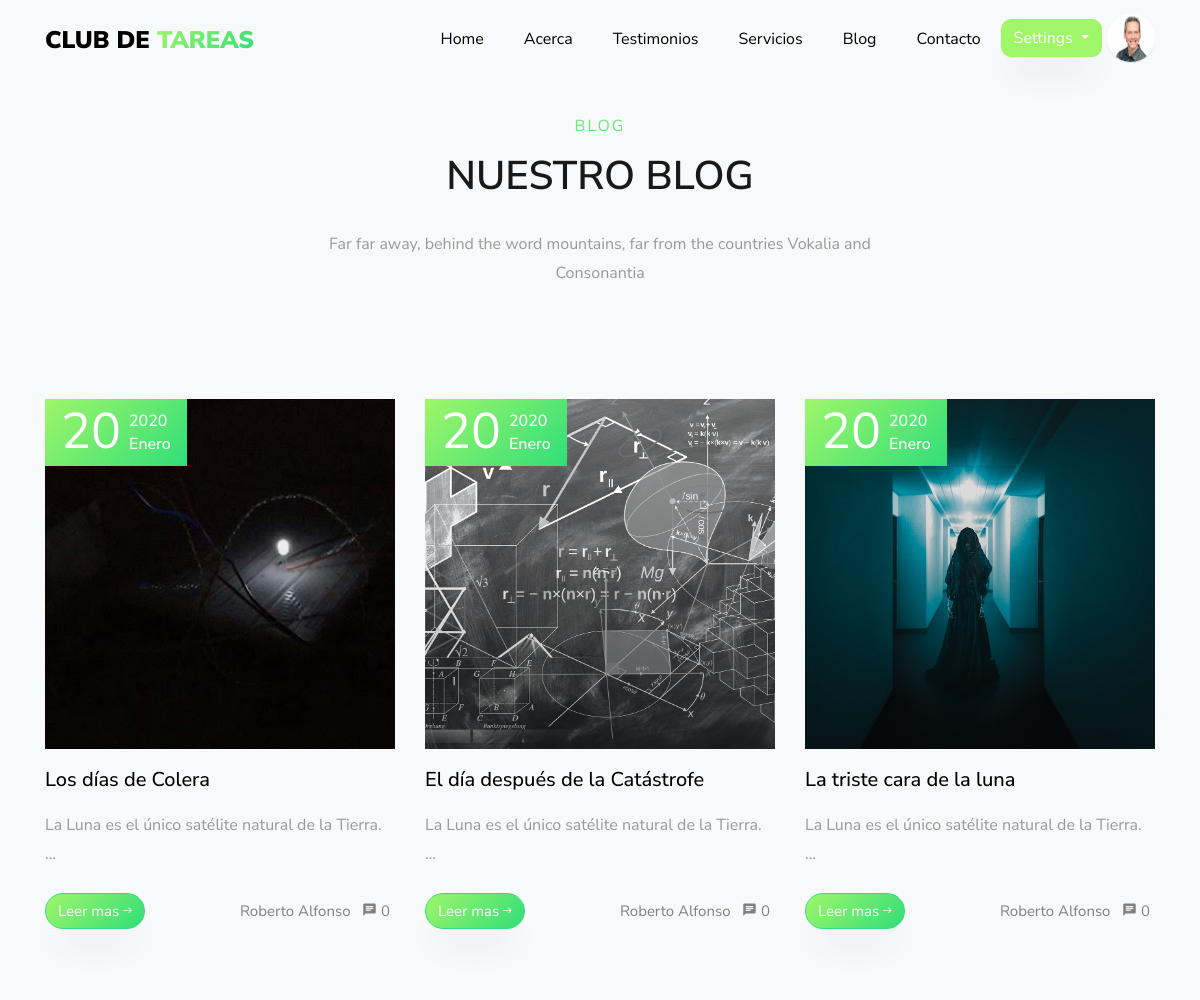
The app's page /blog/ (signed in, upper part), older data.
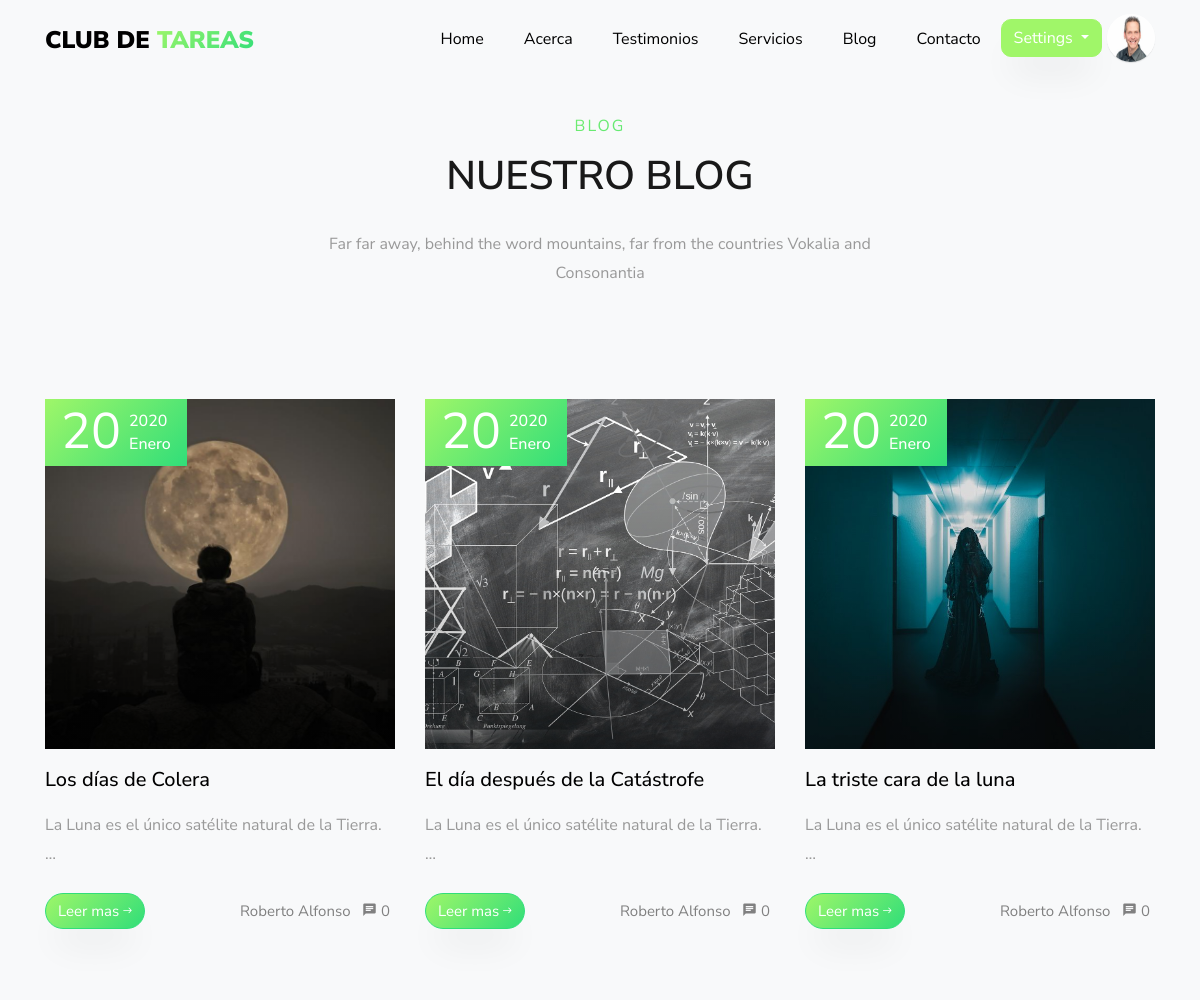
The same page, newer data.
### usuario/models.py (models this page shows, shortened)
class Usuario(AbstractBaseUser):
    imagen       =  models.ImageField(default='default.jpg',upload_to='profile_pics')
    email        =  models.EmailField(max_length=60,unique=True)
    username     =  models.CharField(max_length=30,unique=True)
    nombre       =  models.CharField(max_length=100)
    apellido     =  models.CharField(max_length=100)
    edad         =  models.IntegerField(blank=True, null=True)
    padecimientos = models.TextField(verbose_name="Alergias o padecimientos",blank=True,null=True)
    asistencia = models.CharField(verbose_name="Días de asistencia",max_length=100,blank=True,null=True)
    enfoque = models.CharField(verbose_name="Area en la que guste que se enfocará la atención",max_length=100,blank=True, null=True)
    nombre_de_la_madre =  models.CharField(verbose_name="Nombre de la Madre",max_length=100,blank=True, null=True)
    edad_de_la_madre =  models.IntegerField(verbose_name="Edad",blank=True, null=True)
    ocupacion_de_la_madre = models.CharField(verbose_name="Ocupación",max_length=100,blank=True,null=True)
    numero_de_la_madre   =  models.IntegerField(verbose_name="Número de contacto",blank=True,null=True)
    nombre_del_padre =  models.CharField(verbose_name="Nombre del Padre",max_length=100,blank=True, null=True)
    edad_del_padre =  models.IntegerField(verbose_name="Edad",blank=True, null=True)
    ocupacion_del_padre = models.CharField(verbose_name="Ocupación",max_length=100,blank=True, null=True)
    numero_del_padre    =  models.IntegerField(verbose_name="Número de contacto",blank=True,null=True)
    fecha_nacimiento = models.DateField(verbose_name="Fecha de nacimiento",blank=True, null=True)
    escuela      =  models.CharField(verbose_name="Nombre de la escuela",max_length=60,blank=True, null=True)
    domicilio    =  models.CharField(verbose_name="Domicilio",max_length=150,blank=True, null=True)
    NIVEL_STATUS = (
         ('k','Kinder'),
         ('p','Primaria'),
         ('s','Secundaria'),
         ('b','bachillerato'),
         ('u','universidad'))
    nivel_academico = models.CharField(max_length=1,choices=NIVEL_STATUS,blank=True,verbose_name='Nivel académico del alumno')
    date_joined  =  models.DateTimeField(verbose_name="Fecha de ingreso",auto_now_add=True)
    last_login   =  models.DateTimeField(verbose_name="Ultima fecha de Sesión",auto_now=True)
    is_admin     =  models.BooleanField(verbose_name="¿Es Administrador?",default=False)
    is_active    =  models.BooleanField(verbose_name="¿Esta Acivo?",default=True)
    is_staff     =  models.BooleanField(verbose_name="¿Es parte del Staff?",default=False)
    is_superuser =  models.BooleanField(verbose_name="¿Es Super Usuario?",default=False)
    USERNAME_FIELD  = "username"
    REQUIRED_FIELDS = ["nombre","apellido"]
    objects = MyUsuarioManager()
    def __str__(self):
        return f'{self.nombre}'

### blog/models.py (models this page shows, shortened)
class Post(models.Model):
    STATUS = (
    (0,'borrador'),
    (1,'publicado')
    )
    id = models.UUIDField(primary_key=True, default=uuid.uuid4, help_text="id del Post")
    titulo = models.CharField(max_length=200,unique=True)
    autor = models.ForeignKey(settings.AUTH_USER_MODEL,on_delete=models.CASCADE,related_name='blog_posts')
    update_on= models.DateTimeField(auto_now=True)
    imagen = models.ImageField(upload_to='post_image/%Y/%m/%d',blank=True)
    video = models.FileField(upload_to='videos/',null=True,blank=True)
    content = models.TextField()
    create_on = models.DateTimeField(auto_now_add=True)
    status = models.IntegerField(choices=STATUS,default=0)
    class Meta:
        ordering = ['-create_on']
    def __str__(self):
        return self.titulo

### blog/views.py (the view)
# urls.py: path('blog/',views.blog.as_view(),name='blog'),
class blog(ListView):
    model= Post
    template_name= 'blog/blog.html'
    context_object_name='posts'
    paginate_by= 3
    def get_queryset(self):
        print(self.model.objects.filter(status=1).order_by('-create_on'))
        return self.model.objects.filter(status=1).order_by('-create_on')

### blog/templates/blog/blog.html (shortened to what this page needs)
{% extends 'app/base.html' %}
{% load static %}
{% block content %}
      <section class="ftco-section bg-light" id="blog-section">
            <div class="container">
              <div class="row justify-content-center mb-5 pb-5">
                <div class="col-md-7 heading-section text-center ftco-animate">
                  <span class="subheading">Blog</span>
                  <h2 class="mb-4">Nuestro Blog</h2>
                  <p>Far far away, behind the word mountains, far from the countries Vokalia and Consonantia</p>
                </div>
              </div>
              <div class="row d-flex">
                {%for post in posts%}
                <div class="col-md-4 d-flex ftco-animate">
                	<div class="blog-entry justify-content-end">
                   {%if post.imagen %}
                    <a href="single.html" class="block-20" style="background-image: url({{post.imagen.url}})">
                    </a>
                    {%endif%}
                    <div class="text mt-3 float-right d-block">
                    	<div class="d-flex align-items-center pt-2 mb-4 topp">
                    		<div class="one mr-2">
                    			<span class="day">{{post.create_on.day}}</span>
                    		</div>
                    		<div class="two">
                    			<span class="yr">{{post.create_on.year}}</span>
                          {%if post.create_on.month == 1 %}
                          <span class="mos">Enero</span>
                          {%elif post.create_on.month == 2 %}
                              <span class="mos">Febrero</span>
                          {%elif post.create_on.month == 3 %}
                              <span class="mos">Marzo</span>
                          {%elif post.create_on.month == 4 %}
                              <span class="mos">Abril</span>
                          {%elif post.create_on.month == 5 %}
                              <span class="mos">Mayo</span>
                          {%elif post.create_on.month == 6 %}
                              <span class="mos">Junio</span>
                          {%elif post.create_on.month == 7 %}
                              <span class="mos">Julio</span>
                          {%elif post.create_on.month == 8 %}
                              <span class="mos">Agosto</span>
                          {%elif post.create_on.month == 9 %}
                              <span class="mos">Septiembre</span>
                          {%elif post.create_on.month == 10 %}
                              <span class="mos">Octubre</span>
                          {%elif post.create_on.month == 11 %}
                              <span class="mos">Noviembre</span>
                          {%else %}
                              <span class="mos">Dicembre</span>
                          {%endif%}
                    		</div>
                    	</div>
                      <h3 class="heading"><a href="single.html">{{ post.titulo}}</a></h3>
                      <p>{{post.content|truncatewords:10|linebreaks}}</p>
                      <div class="d-flex align-items-center mt-4 meta">
      	                <p class="mb-0"> <a href="{% url 'blog:post_detail' id=post.id %}" class="btn btn-primary">Leer mas <span class="ion-ios-arrow-round-forward"></span></a></p>
      	                <p class="ml-auto mb-0">
      	                	<a href="#" class="mr-2">{{post.autor}}</a>
      	                	<a href="#" class="meta-chat"><span class="icon-chat"></span> {{ post.comentarios.all | length }}</a>
      	                </p>
                      </div>
                    </div>
                  </div>
                </div>
                 {%endfor%}
              </div>
            </div>
      </section>
{% endblock content%}

### app/templates/app/base.html (shortened to what this page needs)
{% load static %}
<!DOCTYPE html>
<html lang="en">
  <head>
    <link rel="stylesheet" href="https://stackpath.bootstrapcdn.com/font-awesome/4.7.0/css/font-awesome.min.css">
    <link rel="stylesheet" href="{% static 'app/css/open-iconic-bootstrap.min.css'%}">
    <link rel="stylesheet" href="{% static 'app/css/animate.css'%}">
    <link rel="stylesheet" href="{% static 'app/css/search.css'%}">
    <link rel="stylesheet" href="{% static 'app/css/owl.carousel.min.css'%}">
    <link rel="stylesheet" href="{% static 'app/css/owl.theme.default.min.css'%}">
    <link rel="stylesheet" href="{% static 'app/css/magnific-popup.css'%}">
    <link rel="stylesheet" href="{% static 'app/css/aos.css'%}">
    <link rel="stylesheet" href="{% static 'app/css/ionicons.min.css'%}">
    <link rel="stylesheet" href="{% static 'app/css/flaticon.css' %}">
    <link rel="stylesheet" href="{% static 'app/css/icomoon.css' %}">
    <link rel="stylesheet" href="{% static 'app/css/style.css' %}">
    <link rel="stylesheet" href="{% static 'app/css/fix.css' %}">
  </head>
  <body  data-target=".site-navbar-target" data-offset="300">
  <nav class="navbar navbar-expand-lg navbar-dark ftco_navbar bg-dark ftco-navbar-light site-navbar-target" id="ftco-navbar">
	    <div class="container">
	      <a class="navbar-brand" href="index.html">Club de <span>Tareas</span></a>
	      <div class="collapse navbar-collapse" id="ftco-nav">
	        <ul class="navbar-nav nav ml-auto">
	          <li class="nav-item"><a href="{% url 'blog:home' %}" class="nav-link"><span>Home</span></a></li>
	          <li class="nav-item"><a href="{% url 'blog:about' %}"  class="nav-link"><span>Acerca</span></a></li>
	          <li class="nav-item"><a href="{% url 'blog:testimony' %}"  class="nav-link"><span>Testimonios</span></a></li>
	          <li class="nav-item"><a href="{% url 'app:services' %}" class="nav-link"><span>Servicios</span></a></li>
            <li class="nav-item"><a href="{% url 'blog:blog' %}" class="nav-link"><span>Blog</span></a></li>
          </ul>
          <ul class="nav navbar-nav navbar-right">
            <li class="nav-item"><a href="{% url 'blog:contact' %}" class="nav-link"><span>Contacto</span></a></li>
            {% if request.user.is_authenticated %}
            <div class="dropdown" style="padding-top:5px;padding-right:5px">
                    <a style="border-radius: 10px 10px 10px 10px !important;
                             -moz-border-radius: 10px 10px 10px 10px;
                             -webkit-border-radius: 10px 10px 10px 10px;"
                      class="btn btn-secondary dropdown-toggle" href="#" role="button" id="dropdownMenuLink" data-toggle="dropdown" aria-haspopup="true" aria-expanded="false">
                      Settings
                    </a>
              </div>
              <li>
                <div class="inset">
                  <img src="{{ request.user.imagen.url }}">
                </div>
              </li>
            {% else %}
              <li class="nav-item"><a href="{% url 'app:login' %}"  class="nav-link"><span>Login</span></a></li>
            </ul>
          {% endif %}
	      </div>
	    </div>
	  </nav>
    {% block content %}{% endblock %}
  </body>
</html>

### app/static/app/css/icomoon.css (style rules this page uses)
[class^="icon-"], [class*=" icon-"] { font-family: 'icomoon' !important; speak: none; font-style: normal; font-weight: normal; font-variant: normal; text-transform: none; line-height: 1; -webkit-font-smoothing: antialiased; -moz-osx-font-smoothing: grayscale; }
.icon-chat:before { content: "\e0b7"; }

### app/static/app/css/fix.css (style rules this page uses)
body { background:#e9ecf3; }
.inset { width: 48px; height: 48px; border-radius: 50%; box-shadow: inset 0 0 0 2px rgba(255,255,255,0.6), 0 1px 1px rgba(0,0,0,0.1); background-color: transparent !important; z-index: 999; }
.inset img { border-radius: inherit; width: inherit; height: inherit; display: block; position: relative; z-index: 998; }

Row changes from the older to the newer data that the page shows:
changed Post "Los días de Colera": imagen: a different picture
